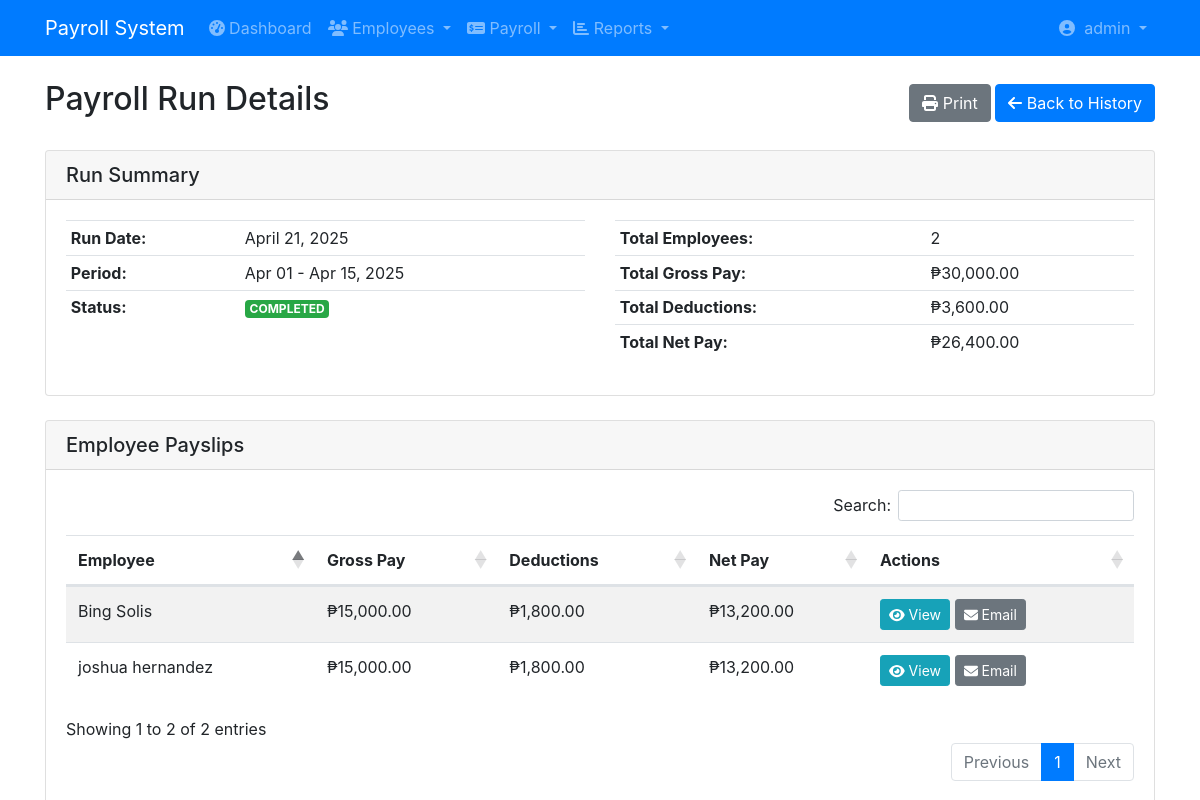
The page /payroll/view_payroll_run.php?id=4 (signed in) on the database its author committed.
### tables this page shows
CREATE TABLE `users` (
  `user_id` int(11) NOT NULL,
  `username` varchar(50) NOT NULL,
  `password` varchar(255) NOT NULL,
  `email` varchar(100) NOT NULL,
  `first_name` varchar(50) NOT NULL,
  `last_name` varchar(50) NOT NULL,
  `role` enum('admin','manager','hr','accountant','employee') NOT NULL,
  `status` enum('active','inactive','suspended') NOT NULL DEFAULT 'active',
  `last_login` datetime DEFAULT NULL,
  `password_reset_token` varchar(100) DEFAULT NULL,
  `password_reset_expires` datetime DEFAULT NULL,
  `created_at` timestamp NOT NULL DEFAULT current_timestamp(),
  `updated_at` timestamp NOT NULL DEFAULT current_timestamp() ON UPDATE current_timestamp()
);

CREATE TABLE `payroll_runs` (
  `run_id` int(11) NOT NULL,
  `period_start` date DEFAULT NULL,
  `period_end` date DEFAULT NULL,
  `run_date` date DEFAULT NULL,
  `status` varchar(20) DEFAULT NULL
);

CREATE TABLE `payslips` (
  `payslip_id` int(11) NOT NULL,
  `run_id` int(11) DEFAULT NULL,
  `employee_id` varchar(20) DEFAULT NULL,
  `gross_pay` decimal(10,2) DEFAULT NULL,
  `deductions` decimal(10,2) DEFAULT NULL,
  `net_pay` decimal(10,2) DEFAULT NULL,
  `generated_date` date DEFAULT NULL
);

CREATE TABLE `employees` (
  `employee_id` varchar(20) NOT NULL,
  `first_name` varchar(50) DEFAULT NULL,
  `last_name` varchar(50) DEFAULT NULL,
  `email` varchar(100) DEFAULT NULL,
  `password` varchar(255) NOT NULL,
  `phone` varchar(20) DEFAULT NULL,
  `date_of_birth` date DEFAULT NULL,
  `gender` varchar(10) DEFAULT NULL,
  `nationality` varchar(50) DEFAULT NULL,
  `marital_status` varchar(20) DEFAULT NULL,
  `hire_date` date DEFAULT NULL,
  `employment_status` varchar(20) DEFAULT NULL,
  `department_id` int(11) DEFAULT NULL,
  `position_id` int(11) DEFAULT NULL,
  `manager_id` varchar(20) DEFAULT NULL,
  `last_login` datetime DEFAULT NULL,
  `created_at` timestamp NOT NULL DEFAULT current_timestamp(),
  `updated_at` timestamp NOT NULL DEFAULT current_timestamp()
);

### payroll/view_payroll_run.php (the view, shortened to what this page needs)
<?php
require_once('config/database.php');
$run_id = $_GET['id'];
$run_query = "SELECT * FROM payroll_runs WHERE run_id = ?";
$stmt = $conn->prepare($run_query);
$stmt->bind_param("i", $run_id);
$stmt->execute();
$run = $stmt->get_result()->fetch_assoc();
$payslip_query = "SELECT p.*, e.first_name, e.last_name
                  FROM payslips p
                  JOIN employees e ON p.employee_id = e.employee_id
                  WHERE p.run_id = ?
                  ORDER BY e.last_name, e.first_name";
$stmt = $conn->prepare($payslip_query);
$stmt->bind_param("i", $run_id);
$stmt->execute();
$payslips = $stmt->get_result();
$totals_query = "SELECT
                    COUNT(*) as total_employees,
                    SUM(gross_pay) as total_gross,
                    SUM(deductions) as total_deductions,
                    SUM(net_pay) as total_net
                 FROM payslips WHERE run_id = ?";
$stmt = $conn->prepare($totals_query);
$stmt->bind_param("i", $run_id);
$stmt->execute();
$totals = $stmt->get_result()->fetch_assoc();
?>
<!DOCTYPE html>
<html>
<head>
    <link rel="stylesheet" href="https://stackpath.bootstrapcdn.com/bootstrap/4.5.2/css/bootstrap.min.css">
    <link rel="stylesheet" href="https://cdn.datatables.net/1.10.22/css/dataTables.bootstrap4.min.css">
    <link rel="stylesheet" href="https://cdn.datatables.net/buttons/1.6.5/css/buttons.bootstrap4.min.css">
    <link rel="stylesheet" href="https://cdnjs.cloudflare.com/ajax/libs/font-awesome/5.15.4/css/all.min.css">
</head>
<body>
    <?php include 'includes/navbar.php'; ?>
    <div class="container mt-4">
        <div class="d-flex justify-content-between align-items-center mb-4">
            <h2>Payroll Run Details</h2>
            <div>
                <button onclick="window.print()" class="btn btn-secondary">
                    <i class="fas fa-print"></i> Print
                </button>
                <a href="payroll_history.php" class="btn btn-primary">
                    <i class="fas fa-arrow-left"></i> Back to History
                </a>
            </div>
        </div>
        <div class="card mb-4">
            <div class="card-header">
                <h5 class="mb-0">Run Summary</h5>
            </div>
            <div class="card-body">
                <div class="row">
                    <div class="col-md-6">
                        <table class="table table-sm">
                            <tr>
                                <th>Run Date:</th>
                                <td><?php echo date('F d, Y', strtotime($run['run_date'])); ?></td>
                            </tr>
                            <tr>
                                <th>Period:</th>
                                <td>
                                    <?php
                                    echo date('M d', strtotime($run['period_start'])) . ' - ' .
                                         date('M d, Y', strtotime($run['period_end']));
                                    ?>
                                </td>
                            </tr>
                            <tr>
                                <th>Status:</th>
                                <td>
                                    <span class="badge badge-<?php echo $run['status'] == 'COMPLETED' ? 'success' : 'warning'; ?>">
                                        <?php echo $run['status']; ?>
                                    </span>
                                </td>
                            </tr>
                        </table>
                    </div>
                    <div class="col-md-6">
                        <table class="table table-sm">
                            <tr>
                                <th>Total Employees:</th>
                                <td><?php echo $totals['total_employees']; ?></td>
                            </tr>
                            <tr>
                                <th>Total Gross Pay:</th>
                                <td>₱<?php echo number_format($totals['total_gross'], 2); ?></td>
                            </tr>
                            <tr>
                                <th>Total Deductions:</th>
                                <td>₱<?php echo number_format($totals['total_deductions'], 2); ?></td>
                            </tr>
                            <tr>
                                <th>Total Net Pay:</th>
                                <td>₱<?php echo number_format($totals['total_net'], 2); ?></td>
                            </tr>
                        </table>
                    </div>
                </div>
            </div>
        </div>
        <div class="card">
            <div class="card-header">
                <h5 class="mb-0">Employee Payslips</h5>
            </div>
            <div class="card-body">
                <table id="payslipsTable" class="table table-striped">
                    <thead>
                        <tr>
                            <th>Employee</th>
                            <th>Gross Pay</th>
                            <th>Deductions</th>
                            <th>Net Pay</th>
                            <th>Actions</th>
                        </tr>
                    </thead>
                    <tbody>
                        <?php while($payslip = $payslips->fetch_assoc()): ?>
                        <tr>
                            <td><?php echo $payslip['first_name'] . ' ' . $payslip['last_name']; ?></td>
                            <td>₱<?php echo number_format($payslip['gross_pay'], 2); ?></td>
                            <td>₱<?php echo number_format($payslip['deductions'], 2); ?></td>
                            <td>₱<?php echo number_format($payslip['net_pay'], 2); ?></td>
                            <td>
                                <a href="view_payslip.php?id=<?php echo $payslip['payslip_id']; ?>"
                                   class="btn btn-sm btn-info">
                                    <i class="fas fa-eye"></i> View
                                </a>
                                <button class="btn btn-sm btn-secondary"
                                        onclick="emailPayslip(<?php echo $payslip['payslip_id']; ?>)">
                                    <i class="fas fa-envelope"></i> Email
                                </button>
                            </td>
                        </tr>
                        <?php endwhile; ?>
                    </tbody>
                </table>
            </div>
        </div>
    </div>
</body>
</html>

### payroll/includes/navbar.php (shortened to what this page needs)
<?php
$user_id = $_SESSION['user_id'];
$query = "SELECT first_name, last_name, role, username FROM users WHERE user_id = ?";
$stmt = $conn->prepare($query);
$stmt->bind_param('i', $user_id);
$stmt->execute();
$user = $stmt->get_result()->fetch_assoc();
?>
<nav class="navbar navbar-expand-lg navbar-dark bg-primary">
    <div class="container">
        <a class="navbar-brand" href="index.php">
            Payroll System
        </a>
        <div class="collapse navbar-collapse" id="navbarNav">
            <ul class="navbar-nav mr-auto">
                <li class="nav-item">
                    <a class="nav-link" href="index.php">
                        <i class="fas fa-tachometer-alt"></i> Dashboard
                    </a>
                </li>
                <li class="nav-item dropdown">
                    <a class="nav-link dropdown-toggle" href="#" data-toggle="dropdown">
                        <i class="fas fa-users"></i> Employees
                    </a>
                </li>
                <li class="nav-item dropdown">
                    <a class="nav-link dropdown-toggle" href="#" data-toggle="dropdown">
                        <i class="fas fa-money-check-alt"></i> Payroll
                    </a>
                </li>
                <li class="nav-item dropdown">
                    <a class="nav-link dropdown-toggle" href="#" data-toggle="dropdown">
                        <i class="fas fa-chart-bar"></i> Reports
                    </a>
                </li>
            </ul>
            <ul class="navbar-nav">
                <li class="nav-item dropdown">
                    <a class="nav-link dropdown-toggle" href="#" data-toggle="dropdown">
                        <i class="fas fa-user-circle"></i>&nbsp;
                        <?php echo $user['username']; ?>
                    </a>
                </li>
            </ul>
        </div>
    </div>
</nav>

### rows shown on the page
users: username "admin"
payroll_runs: run_date "April 21, 2025", period_start "Apr 01", period_end "Apr 15, 2025", status "COMPLETED"
payslips: employee.first_name "joshua", employee.last_name "hernandez", gross_pay "15,000.00", deductions "1,800.00", net_pay "13,200.00"
payslips: employee.first_name "Bing", employee.last_name "Solis", gross_pay "15,000.00", deductions "1,800.00", net_pay "13,200.00"

### other values the page prints
$totals['total_employees'] "2"
$totals['total_gross'] "30,000.00"
$totals['total_deductions'] "3,600.00"
$totals['total_net'] "26,400.00"
